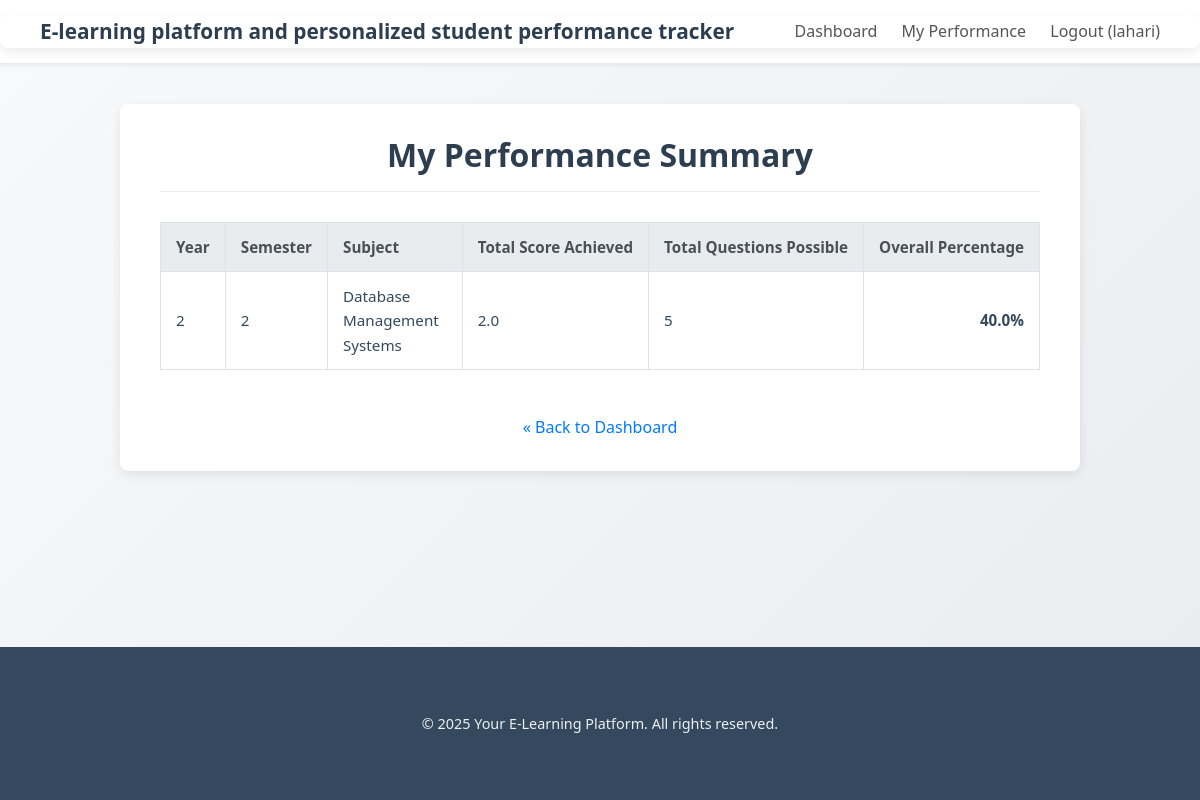
The app's page /my_performance (signed in) with its own data.
### tables this page shows
CREATE TABLE courses (
    id INTEGER PRIMARY KEY,
    year INTEGER,
    content TEXT
, semester INTEGER, unit1_link TEXT, unit2_link TEXT, unit3_link TEXT, unit4_link TEXT, unit5_link TEXT, subject TEXT, unit1_name TEXT, unit2_name TEXT, unit3_name TEXT, unit4_name TEXT, unit5_name TEXT, referencebooks TEXT);

### app.py (the view)
@app.route('/my_performance')
@login_required
def my_performance():
    user_id = session['user_id']
    performance_data = []
    db = get_db()
    if db:
        try:
            query = """
                WITH LatestAttempts AS (
                    SELECT
                        p.course_id,
                        p.unit,
                        p.score,
                        p.total,
                        ROW_NUMBER() OVER(PARTITION BY p.course_id, p.unit ORDER BY p.date DESC, p.id DESC) as rn
                    FROM performance p
                    WHERE p.user_id = ?
                )
                SELECT
                    c.year,
                    c.semester,
                    c.subject,
                    SUM(la.score) AS total_score_achieved,
                    SUM(la.total) AS total_questions_possible
                FROM LatestAttempts la
                JOIN courses c ON la.course_id = c.id
                WHERE la.rn = 1
                GROUP BY la.course_id, c.year, c.semester, c.subject
                ORDER BY c.year, c.semester, c.subject;
            """
            performance_data = db.execute(query, (user_id,)).fetchall()
        except sqlite3.Error as e:
            print(f"DB error fetching performance summary: {e}")
            flash("Could not retrieve performance data due to a database error.", "error")
    return render_template('my_performance.html', performance_data=performance_data)

### app.py (called while the page is built)
def get_db():
    if 'db' not in g:
        try:
            g.db = sqlite3.connect(DATABASE, timeout=10)
            g.db.row_factory = sqlite3.Row
            g.db.execute("PRAGMA journal_mode=WAL;")
            g.db.execute("PRAGMA busy_timeout = 5000;")
            g.db.execute("PRAGMA foreign_keys = ON;")
        except sqlite3.Error as e:
            print(f"Database connection error: {e}")
            flash("Database service is currently unavailable. Please try again later.", "error")
            g.db = None # Ensure g.db is None if connection fails
    return g.db

@app.context_processor
def inject_now():
    return {'now': datetime.now(timezone.utc)}

def login_required(f):
    @functools.wraps(f)
    def decorated_function(*args, **kwargs):
        if 'user_id' not in session:
            flash('Please log in to access this page.', 'warning')
            session['next_url'] = request.url
            return redirect(url_for('login'))
        return f(*args, **kwargs)
    return decorated_function

### templates/my_performance.html (shortened to what this page needs)
{% extends "base.html" %}
{% block content %}
<div class="container">
    <h1>My Performance Summary</h1>
    {% if performance_data %}
        <table class="performance-table">
            <thead>
                <tr>
                    <th>Year</th>
                    <th>Semester</th>
                    <th>Subject</th>
                    <th>Total Score Achieved</th>
                    <th>Total Questions Possible</th>
                    <th>Overall Percentage</th>
                </tr>
            </thead>
            <tbody>
                {% for perf in performance_data %}
                    <tr>
                        <td>{{ perf.year }}</td>
                        <td>{{ perf.semester }}</td>
                        <td>{{ perf.subject }}</td>
                        <td>{{ perf.total_score_achieved }}</td>
                        <td>{{ perf.total_questions_possible }}</td>
                        <td class="percentage">
                            {% if perf.total_questions_possible and perf.total_questions_possible > 0 %}
                                {{ "%.1f%%" % (perf.total_score_achieved * 100 / perf.total_questions_possible) }}
                            {% else %}
                                N/A
                            {% endif %}
                        </td>
                    </tr>
                {% endfor %}
            </tbody>
        </table>
    {% else %}
        <p class="no-data">You haven't completed any quizzes yet. Your performance summary will appear here once you do.</p>
    {% endif %}
    <div style="text-align: center;">
        <a href="{{ url_for('dashboard') }}" class="back-link">« Back to Dashboard</a>
    </div>
</div>
{% endblock %}

### static/css/style.css (style rules this page uses)
* { box-sizing: border-box; margin: 0; padding: 0; }
body { font-family: system-ui, -apple-system, BlinkMacSystemFont, "Segoe UI", Roboto, Oxygen, Ubuntu, Cantarell, "Open Sans", "Helvetica Neue", sans-serif; line-height: 1.6; color: #34495e; background-color: #eef2f7; background-image: linear-gradient(135deg, #f8f9fa 0%, #e9ecef 100%); min-height: 100vh; display: flex; flex-direction: column; }
.container { max-width: 960px; margin: 40px auto; background-color: #ffffff; padding: 30px 40px; border-radius: 8px; box-shadow: 0 4px 12px rgba(0, 0, 0, 0.08); }
h1, h2, h3, h4, h5, h6 { margin-bottom: 0.75em; color: #2c3e50; font-weight: 600; line-height: 1.3; }
h1 { font-size: 2em; text-align: center; border-bottom: 1px solid #e9ecef; padding-bottom: 15px; margin-bottom: 30px; }
a { color: #3498db; text-decoration: none; transition: color 0.2s ease; }
.performance-table { width: 100%; border-collapse: collapse; margin-top: 25px; margin-bottom: 25px; font-size: 0.95em; }
.performance-table th, .performance-table td { border: 1px solid #dee2e6; padding: 12px 15px; text-align: left; vertical-align: middle; }
.performance-table th { background-color: #e9ecef; font-weight: 600; color: #495057; white-space: nowrap; }
.performance-table .percentage { font-weight: bold; text-align: right; white-space: nowrap; }
.back-link { display: inline-block; margin-top: 20px; font-weight: 500; color: #007bff; text-decoration: none; }

### records on screen
courses: year "2", semester "2", subject "Database Management Systems", total_score_achieved "2.0", total_questions_possible "5", total_score_achieved "40.0%"

### other values on screen
{{ session.username }} "lahari"
